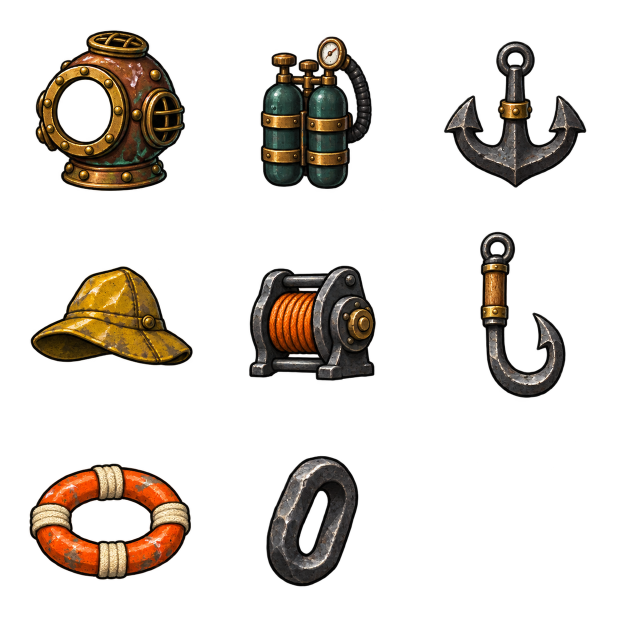
#> input picture assets/source/water_zombie_equipment.png, 1254 x 1254 px (shown at 1/2 size)
$ python generate_zombie_equipment_polish.py
#> lines starting #> are read from the running program, lines starting #| are printed output that depends on the picture
"""从四张透明母图派生五种僵尸的装备、离体头和粒子分件。"""
import argparse
import hashlib
from io import BytesIO
import json
from pathlib import Path

from PIL import Image, ImageOps

ROOT = Path(__file__).resolve().parents[1]
RES = ROOT / 'build/clang-release/resources'
SOURCE = ROOT / 'assets/source'
LOCK = Path(__file__).with_suffix('.sha256.json')


def generate():
    inputs = []
    outputs = {}

    def read(path):
        inputs.append(path)
        return Image.open(path).convert('RGBA')
#> returned value is the input picture: PIL image 1254x1254 RGBA; mean R, G, B, A 20.2, 14.7, 9, 52.3

    def save(image, relative):
        png = BytesIO()
        image.save(png, format='PNG')
        outputs[RES / relative] = png.getvalue()

    def fit(sheet, crop, canvas, bounds=None, rotation=0, alpha=32):
        region = sheet.crop(crop)
        if rotation:
            region = region.rotate(rotation, Image.Resampling.BICUBIC, expand=True)
        box = region.getchannel('A').point(lambda value: 255 if value >= alpha else 0).getbbox()
        assert box, f'Empty sprite in {crop}'
        x, y, right, bottom = bounds or (0, 0, *canvas)
        sprite = Image.new('RGBA', canvas)
        sprite.alpha_composite(region.crop(box).resize((right-x, bottom-y), Image.Resampling.LANCZOS), (x, y))
        return sprite

    water = read(SOURCE / 'water_zombie_equipment.png')
    mechanical = read(SOURCE / 'mechanical_zombie_equipment.png')
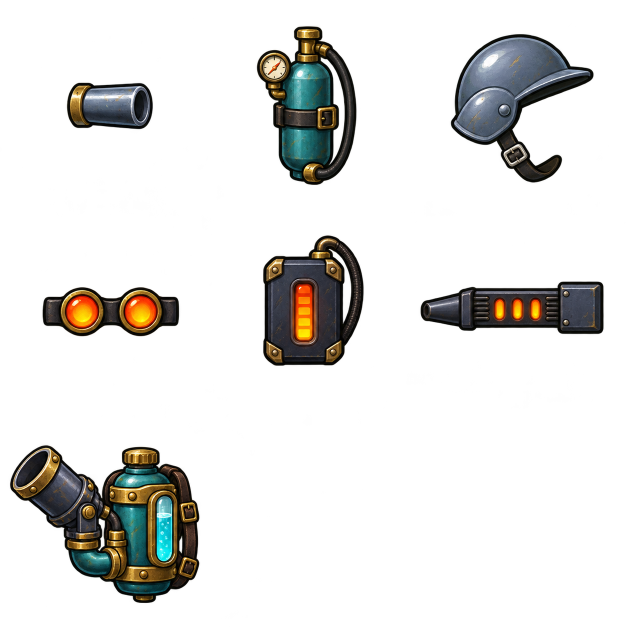
#> input picture assets/source/mechanical_zombie_equipment.png, 1254 x 1254 px (shown at 1/2 size)
#> in read, returned value is the input picture: PIL image 1254x1254 RGBA; mean R, G, B, A 12.5, 12, 9.9, 41.8
    equipment = {}
    for sheet, pieces in [
        (water, [
            ('HeavyDiver_helmet', (0, 0, 425, 415), (82, 86), None),
            ('HeavyDiver_tanks', (425, 0, 840, 420), (45, 70), None),
            ('HeavyDiver_anchor', (840, 0, 1280, 415), (64, 64), None),
            ('Salvage_hat', (0, 430, 425, 825), (74, 42), None),
            ('Salvage_reel', (425, 430, 825, 825), (45, 48), None),
            ('Salvage_hook', (840, 430, 1280, 825), (36, 74), None),
            ('Salvage_buoy', (0, 855, 425, 1280), (75, 46), None),
        ]),
        (mechanical, [
            ('Pressure_barrel', (0, 0, 425, 415), (43, 27), None),
            ('Pressure_tank', (425, 0, 820, 415), (56, 78), None),
            ('Pressure_helmet', (850, 0, 1280, 415), (82, 87), None),
            ('Zombie_thermal_goggles', (0, 430, 425, 800), (74, 38), (2, 4, 73, 33)),
            ('Zombie_thermal_pack', (425, 430, 800, 800), (58, 76), (6, 3, 53, 74)),
            ('Zombie_thermal_rifle', (800, 430, 1280, 800), (120, 44), (0, 5, 119, 38)),
            ('Flood_mortar_pack', (0, 850, 425, 1280), (133, 103), None),
        ]),
    ]:
        for name, crop, canvas, bounds in pieces:
            equipment[name] = fit(sheet, crop, canvas, bounds)
            save(equipment[name], f'image/reanim/{name}.png')
#> this loop made 2 passes
#> after the loop, equipment = 14 items

    save(fit(water, (425, 855, 820, 1280), (16, 24), rotation=18), 'image/reanim/HeavyDiver_chain.png')
#> in fit (call 15), `sprite = Image.new('RGBA', canvas)`: sprite: PIL image 16x24 RGBA; every value is 0
    fx = read(SOURCE / 'zombie_equipment_fx.png')
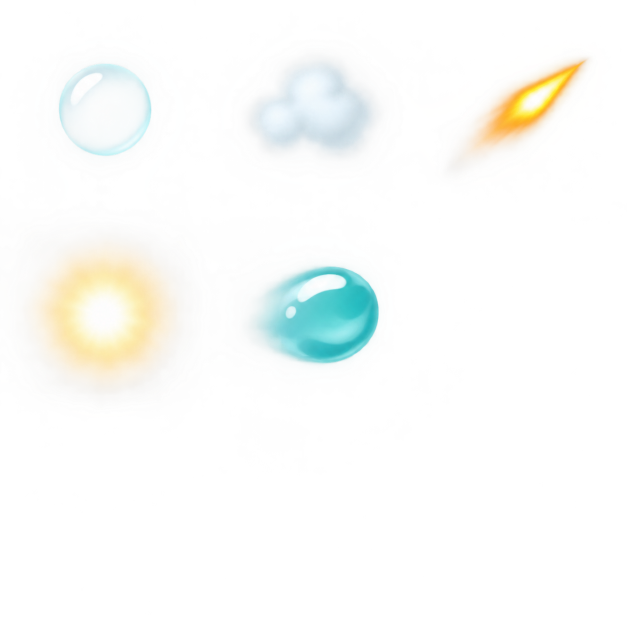
#> input picture assets/source/zombie_equipment_fx.png, 1254 x 1254 px (shown at 1/2 size)
#> in read, returned value is the input picture: PIL image 1254x1254 RGBA; mean R, G, B, A 58.4, 61.3, 56.8, 26.4
    for name, crop, size, alpha in [
        ('bubble', (55, 70, 365, 370), (28, 28), 64),
        ('vapor', (435, 52, 815, 383), (68, 59), 50),
        ('ember', (859, 73, 1216, 385), (44, 38), 55),
        ('flash', (0, 418, 416, 840), (80, 80), 28),
    ]:
        save(fit(fx, crop, size, alpha=alpha), f'particles/textures/equipment_{name}.png')
#> this loop made 4 passes
#> box in fit on passes 1 to 4: (62, 56, 248, 243), (60, 59, 326, 266), (51, 44, 316, 257), (33, 42, 384, 378)
    save(fit(fx, (467, 472, 793, 767), (40, 33), alpha=72), 'image/reanim/Flood_mortar_shell.png')
#> in fit (call 20), `region = sheet.crop(crop)`:
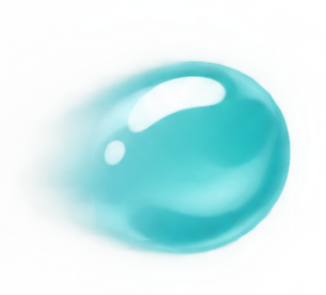
#> region: PIL image 326x295 RGBA; mean R, G, B, A 101.7, 159.9, 163.5, 98.9; transparent parts drawn white
#> in fit (call 20), `box = region.getchannel('A').point(lambda value: 255 if value >= alpha..`: box = (31, 60, 291, 256)
#> in fit (call 20), `sprite = Image.new('RGBA', canvas)`: sprite: PIL image 40x33 RGBA; every value is 0
#> in fit (call 20), `sprite.alpha_composite(region.crop(box).resize((right-x, bottom-y), Im..`:
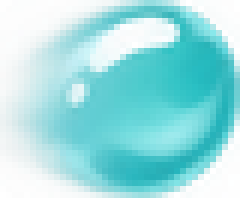
#> sprite: PIL image 40x33 RGBA (shown 6 times larger); mean R, G, B, A 127.8, 203.7, 206.9, 183.7; transparent parts drawn white
    splash = read(SOURCE / 'zombie_splash_variants.png')
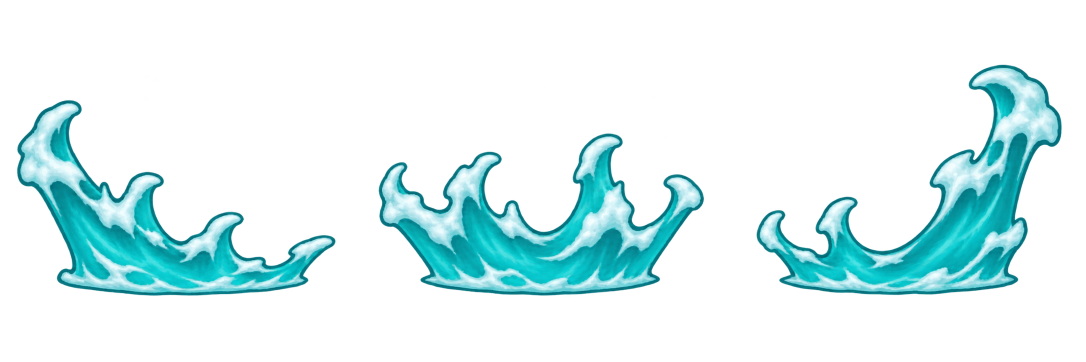
#> input picture assets/source/zombie_splash_variants.png, 2172 x 724 px (shown at 1/2 size)
#> in read, returned value is the input picture: PIL image 2172x724 RGBA; mean R, G, B, A 15.6, 40.3, 41.7, 49.5
    for i, (suffix, height) in enumerate(zip('abc', (58, 50, 67))):
        x0, x1 = i * splash.width // 3, (i + 1) * splash.width // 3
        save(fit(splash, (x0, 0, x1, splash.height), (100, 67), (0, 67-height, 100, 67)),
             f'particles/textures/equipment_splash_{suffix}.png')
#> this loop made 3 passes
#> box in fit on passes 1 to 3: (34, 200, 671, 592), (33, 266, 684, 592), (65, 129, 676, 590)
#> pass 1, in fit (call 21), `region = sheet.crop(crop)`:
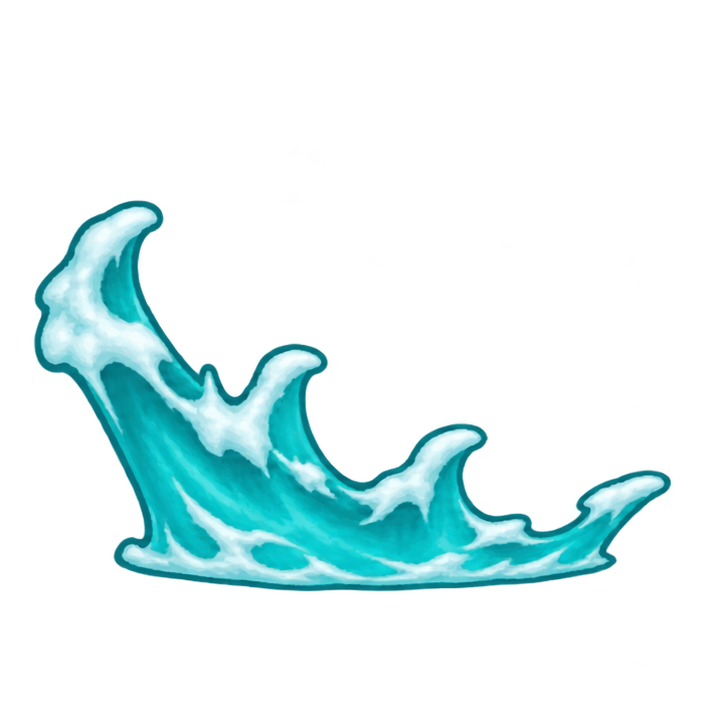
#> region: PIL image 724x724 RGBA; mean R, G, B, A 14.3, 36.6, 37.9, 44.7; transparent parts drawn white
#> pass 3, in fit (call 23), `region = sheet.crop(crop)`:
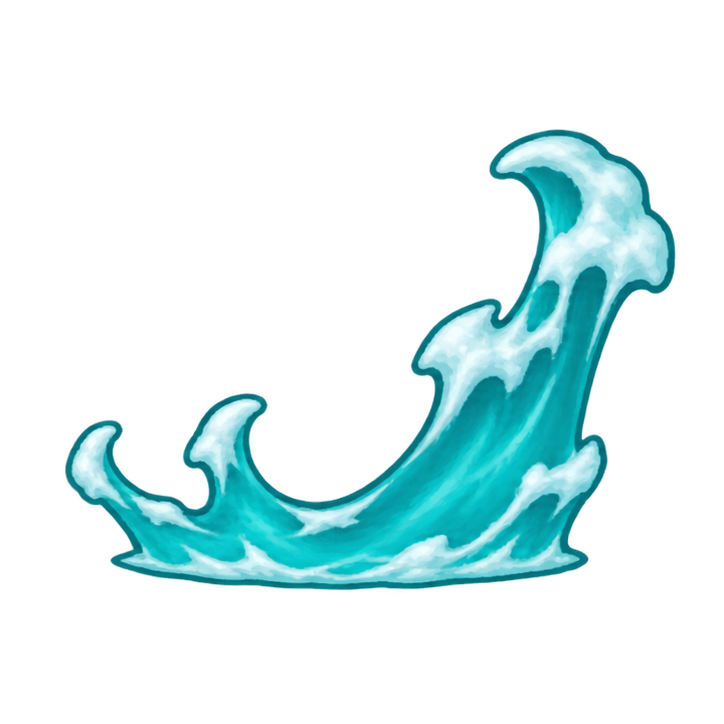
#> region: PIL image 724x724 RGBA; mean R, G, B, A 15.9, 41, 42.6, 51.1; transparent parts drawn white

    head = read(RES / 'image/reanim/Zombie_head.png')
    jaw = read(RES / 'image/reanim/Zombie_jaw.png')
    hair = read(RES / 'image/reanim/Zombie_hair.png')
    for name, gear, offset, scale in [
        ('HeavyDiver', 'HeavyDiver_helmet', (-8, -12), 1),
        ('Salvage', 'Salvage_hat', (-3, -18), 1),
        ('ThermalSniper', 'Zombie_thermal_goggles', (-3, 7), .58),
    ]:
        # 同一装备贴图，使用在体 follower 的安装点和倍率合成离体正反面。
        canvas = Image.new('RGBA', (112, 112))
        canvas.alpha_composite(head, (20, 32))
        canvas.alpha_composite(jaw, (29, 72))
        canvas.alpha_composite(hair, (15, 29))
        part = equipment[gear]
        part = part.resize((round(part.width * scale), round(part.height * scale)), Image.Resampling.LANCZOS)
        canvas.alpha_composite(part, (20 + offset[0], 32 + offset[1]))
        for suffix, image in [('', canvas), ('_right', ImageOps.mirror(canvas))]:
            save(image, f'particles/{name}HeadOff{suffix}.png')
    hashes = {p.relative_to(ROOT).as_posix(): hashlib.sha256(p.read_bytes()).hexdigest() for p in inputs}
    hashes.update({p.relative_to(ROOT).as_posix(): hashlib.sha256(data).hexdigest() for p, data in outputs.items()})
    return hashes, outputs


if __name__ == '__main__':
    parser = argparse.ArgumentParser(description=__doc__)
    parser.add_argument('--update-lock', action='store_true')
    args = parser.parse_args()
#> (the run stopped early here; a loop or call above may not have finished)
